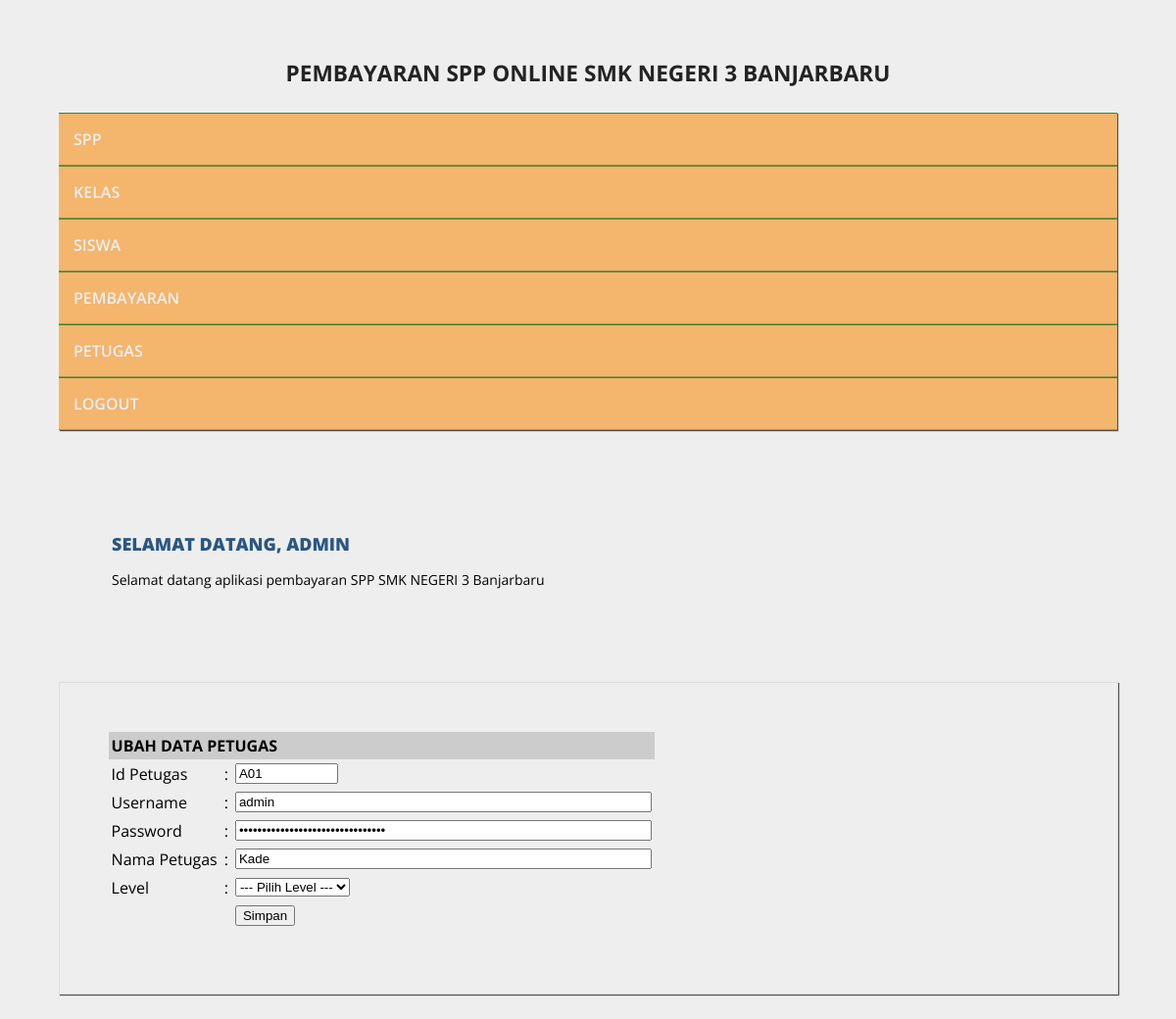
Page /admin/halaman_admin.php?open=edit_petugas&id_petugas=A01 (signed in) on the committed database.
### tables this page shows
CREATE TABLE `petugas` (
  `id_petugas` varchar(5) NOT NULL,
  `username` varchar(25) NOT NULL,
  `password` varchar(32) NOT NULL,
  `nama_petugas` varchar(35) NOT NULL,
  `level` enum('admin','petugas','','') NOT NULL
);

### admin/edit_petugas.php (the view, shortened to what this page needs)
<?php
include_once "../src/koneksi.php";
if(isset($_GET['id_petugas'])){
    $id_petugas = $_GET['id_petugas'];
    $sql        = mysqli_query($koneksi, "SELECT * FROM petugas WHERE id_petugas = '$id_petugas'");
    $data       = mysqli_fetch_array($sql);
}
?>
<form action="halaman_admin.php?open=edit_petugas&id_petugas=<?php echo isset($data['id_petugas']) ? $data['id_petugas'] : ''; ?>" method="post" >
<table cellspacing="1" cellpadding="3">
    <tr>
        <td bgcolor="#CCCCCC" colspan="3"><strong>UBAH DATA PETUGAS</strong></td>
    </tr>
    <tr>
        <td>Id Petugas</td>
        <td>:</td>
        <td><input name="id_petugas" type="text" size="10" maxlength="10" value="<?php echo isset($data['id_petugas']) ? $data['id_petugas'] : ''; ?>" readonly="true" /></td>
    </tr>
    <tr>
        <td>Username</td>
        <td>:</td>
        <td><input name="username" type="text" size="50" maxlength="50" value="<?php echo isset($data['username']) ? $data['username'] : ''; ?>" /></td>
    </tr>
    <tr>
        <td>Password</td>
        <td>:</td>
        <td><input name="password" type="password" size="50" maxlength="50" value="<?php echo isset($data['password']) ? $data['password'] : ''; ?>" /></td>
    </tr>
    <tr>
        <td>Nama Petugas</td>
        <td>:</td>
        <td><input name="navy" type="hidden" /><input name="nama_petugas" type="text" size="50" maxlength="50" value="<?php echo isset($data['nama_petugas']) ? $data['nama_petugas'] : ''; ?>" /></td>
    </tr>
    <tr>
        <td>Level</td>
        <td>:</td>
        <td>
            <select name="level">
                <option value="Kosong">--- Pilih Level ---</option>
            </select>
        </td>
    </tr>
    <tr>
        <td>&nbsp;</td>
        <td>&nbsp;</td>
        <td><input name="btnSimpan" type="submit" value="Simpan" /></td>
    </tr>
</table>
</form>

### src/style.css (style rules this page uses)
body { background: #eee; margin:0; font-family: 'Open Sans', sans-serif; }

### rows in the picture
petugas: id_petugas "A01", username "admin", nama_petugas "Kade"

### other values in the picture
$_SESSION['username'] "ADMIN"
